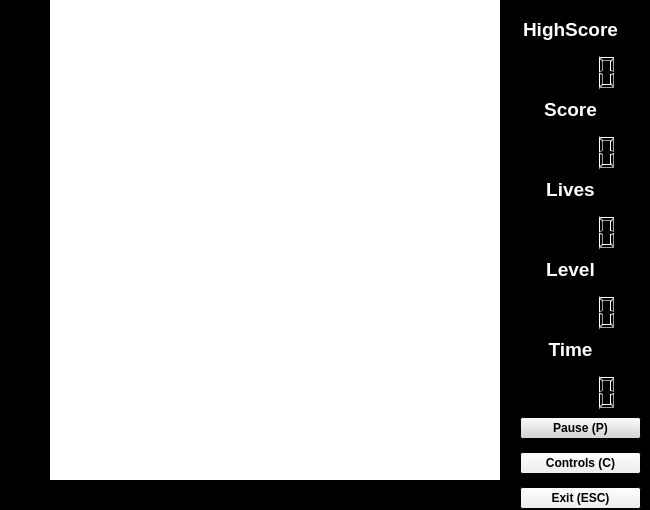
<?xml version="1.0" encoding="UTF-8"?>
<ui version="4.0">
 <class>Pacmanwindow</class>
 <widget class="QDialog" name="Pacmanwindow">
  <property name="geometry">
   <rect>
    <x>0</x>
    <y>0</y>
    <width>650</width>
    <height>510</height>
   </rect>
  </property>
  <property name="minimumSize">
   <size>
    <width>650</width>
    <height>510</height>
   </size>
  </property>
  <property name="maximumSize">
   <size>
    <width>650</width>
    <height>510</height>
   </size>
  </property>
  <property name="palette">
   <palette>
    <active>
     <colorrole role="Base">
      <brush brushstyle="SolidPattern">
       <color alpha="255">
        <red>255</red>
        <green>255</green>
        <blue>255</blue>
       </color>
      </brush>
     </colorrole>
     <colorrole role="Window">
      <brush brushstyle="SolidPattern">
       <color alpha="255">
        <red>0</red>
        <green>0</green>
        <blue>0</blue>
       </color>
      </brush>
     </colorrole>
    </active>
    <inactive>
     <colorrole role="Base">
      <brush brushstyle="SolidPattern">
       <color alpha="255">
        <red>255</red>
        <green>255</green>
        <blue>255</blue>
       </color>
      </brush>
     </colorrole>
     <colorrole role="Window">
      <brush brushstyle="SolidPattern">
       <color alpha="255">
        <red>0</red>
        <green>0</green>
        <blue>0</blue>
       </color>
      </brush>
     </colorrole>
    </inactive>
    <disabled>
     <colorrole role="Base">
      <brush brushstyle="SolidPattern">
       <color alpha="255">
        <red>0</red>
        <green>0</green>
        <blue>0</blue>
       </color>
      </brush>
     </colorrole>
     <colorrole role="Window">
      <brush brushstyle="SolidPattern">
       <color alpha="255">
        <red>0</red>
        <green>0</green>
        <blue>0</blue>
       </color>
      </brush>
     </colorrole>
    </disabled>
   </palette>
  </property>
  <property name="windowTitle">
   <string notr="true"/>
  </property>
  <property name="autoFillBackground">
   <bool>true</bool>
  </property>
  <property name="sizeGripEnabled">
   <bool>false</bool>
  </property>
  <property name="modal">
   <bool>false</bool>
  </property>
  <widget class="QWidget" name="layoutWidget">
   <property name="geometry">
    <rect>
     <x>500</x>
     <y>10</y>
     <width>141</width>
     <height>81</height>
    </rect>
   </property>
   <layout class="QVBoxLayout" name="verticalLayout_6">
    <item>
     <widget class="QLabel" name="label_6">
      <property name="palette">
       <palette>
        <active>
         <colorrole role="WindowText">
          <brush brushstyle="SolidPattern">
           <color alpha="255">
            <red>255</red>
            <green>255</green>
            <blue>255</blue>
           </color>
          </brush>
         </colorrole>
        </active>
        <inactive>
         <colorrole role="WindowText">
          <brush brushstyle="SolidPattern">
           <color alpha="255">
            <red>255</red>
            <green>255</green>
            <blue>255</blue>
           </color>
          </brush>
         </colorrole>
        </inactive>
        <disabled>
         <colorrole role="WindowText">
          <brush brushstyle="SolidPattern">
           <color alpha="255">
            <red>127</red>
            <green>127</green>
            <blue>127</blue>
           </color>
          </brush>
         </colorrole>
        </disabled>
       </palette>
      </property>
      <property name="font">
       <font>
        <pointsize>14</pointsize>
        <weight>75</weight>
        <italic>false</italic>
        <bold>true</bold>
        <underline>false</underline>
       </font>
      </property>
      <property name="text">
       <string>HighScore</string>
      </property>
      <property name="textFormat">
       <enum>Qt::AutoText</enum>
      </property>
      <property name="alignment">
       <set>Qt::AlignCenter</set>
      </property>
     </widget>
    </item>
    <item>
     <widget class="QLCDNumber" name="highScroreLcdNumber_2">
      <property name="frameShape">
       <enum>QFrame::NoFrame</enum>
      </property>
      <property name="frameShadow">
       <enum>QFrame::Plain</enum>
      </property>
      <property name="digitCount">
       <number>5</number>
      </property>
      <property name="segmentStyle">
       <enum>QLCDNumber::Outline</enum>
      </property>
     </widget>
    </item>
   </layout>
  </widget>
  <widget class="QGraphicsView" name="graphicsView">
   <property name="geometry">
    <rect>
     <x>50</x>
     <y>0</y>
     <width>450</width>
     <height>480</height>
    </rect>
   </property>
   <property name="minimumSize">
    <size>
     <width>450</width>
     <height>480</height>
    </size>
   </property>
   <property name="maximumSize">
    <size>
     <width>640</width>
     <height>480</height>
    </size>
   </property>
   <property name="frameShape">
    <enum>QFrame::NoFrame</enum>
   </property>
   <property name="frameShadow">
    <enum>QFrame::Plain</enum>
   </property>
   <property name="verticalScrollBarPolicy">
    <enum>Qt::ScrollBarAlwaysOff</enum>
   </property>
   <property name="horizontalScrollBarPolicy">
    <enum>Qt::ScrollBarAlwaysOff</enum>
   </property>
   <property name="backgroundBrush">
    <brush brushstyle="SolidPattern">
     <color alpha="255">
      <red>0</red>
      <green>0</green>
      <blue>0</blue>
     </color>
    </brush>
   </property>
  </widget>
  <widget class="QWidget" name="layoutWidget_3">
   <property name="geometry">
    <rect>
     <x>500</x>
     <y>170</y>
     <width>141</width>
     <height>81</height>
    </rect>
   </property>
   <layout class="QVBoxLayout" name="verticalLayout_7">
    <item>
     <widget class="QLabel" name="label_7">
      <property name="palette">
       <palette>
        <active>
         <colorrole role="WindowText">
          <brush brushstyle="SolidPattern">
           <color alpha="255">
            <red>255</red>
            <green>255</green>
            <blue>255</blue>
           </color>
          </brush>
         </colorrole>
        </active>
        <inactive>
         <colorrole role="WindowText">
          <brush brushstyle="SolidPattern">
           <color alpha="255">
            <red>255</red>
            <green>255</green>
            <blue>255</blue>
           </color>
          </brush>
         </colorrole>
        </inactive>
        <disabled>
         <colorrole role="WindowText">
          <brush brushstyle="SolidPattern">
           <color alpha="255">
            <red>127</red>
            <green>127</green>
            <blue>127</blue>
           </color>
          </brush>
         </colorrole>
        </disabled>
       </palette>
      </property>
      <property name="font">
       <font>
        <pointsize>14</pointsize>
        <weight>75</weight>
        <bold>true</bold>
       </font>
      </property>
      <property name="text">
       <string>Lives</string>
      </property>
      <property name="alignment">
       <set>Qt::AlignCenter</set>
      </property>
     </widget>
    </item>
    <item>
     <widget class="QLCDNumber" name="livesLcdNumber_2">
      <property name="frameShape">
       <enum>QFrame::NoFrame</enum>
      </property>
      <property name="segmentStyle">
       <enum>QLCDNumber::Outline</enum>
      </property>
     </widget>
    </item>
   </layout>
  </widget>
  <widget class="QWidget" name="layoutWidget_4">
   <property name="geometry">
    <rect>
     <x>500</x>
     <y>330</y>
     <width>141</width>
     <height>81</height>
    </rect>
   </property>
   <layout class="QVBoxLayout" name="verticalLayout_8">
    <item>
     <widget class="QLabel" name="label_8">
      <property name="palette">
       <palette>
        <active>
         <colorrole role="WindowText">
          <brush brushstyle="SolidPattern">
           <color alpha="255">
            <red>255</red>
            <green>255</green>
            <blue>255</blue>
           </color>
          </brush>
         </colorrole>
        </active>
        <inactive>
         <colorrole role="WindowText">
          <brush brushstyle="SolidPattern">
           <color alpha="255">
            <red>255</red>
            <green>255</green>
            <blue>255</blue>
           </color>
          </brush>
         </colorrole>
        </inactive>
        <disabled>
         <colorrole role="WindowText">
          <brush brushstyle="SolidPattern">
           <color alpha="255">
            <red>127</red>
            <green>127</green>
            <blue>127</blue>
           </color>
          </brush>
         </colorrole>
        </disabled>
       </palette>
      </property>
      <property name="font">
       <font>
        <pointsize>14</pointsize>
        <weight>75</weight>
        <bold>true</bold>
       </font>
      </property>
      <property name="text">
       <string>Time</string>
      </property>
      <property name="alignment">
       <set>Qt::AlignCenter</set>
      </property>
     </widget>
    </item>
    <item>
     <widget class="QLCDNumber" name="timeLcdNumber_2">
      <property name="frameShape">
       <enum>QFrame::NoFrame</enum>
      </property>
      <property name="digitCount">
       <number>5</number>
      </property>
      <property name="segmentStyle">
       <enum>QLCDNumber::Outline</enum>
      </property>
     </widget>
    </item>
   </layout>
  </widget>
  <widget class="QWidget" name="layoutWidget_2">
   <property name="geometry">
    <rect>
     <x>500</x>
     <y>90</y>
     <width>141</width>
     <height>81</height>
    </rect>
   </property>
   <layout class="QVBoxLayout" name="verticalLayout_9">
    <item>
     <widget class="QLabel" name="scoreLabel">
      <property name="palette">
       <palette>
        <active>
         <colorrole role="WindowText">
          <brush brushstyle="SolidPattern">
           <color alpha="255">
            <red>255</red>
            <green>255</green>
            <blue>255</blue>
           </color>
          </brush>
         </colorrole>
        </active>
        <inactive>
         <colorrole role="WindowText">
          <brush brushstyle="SolidPattern">
           <color alpha="255">
            <red>255</red>
            <green>255</green>
            <blue>255</blue>
           </color>
          </brush>
         </colorrole>
        </inactive>
        <disabled>
         <colorrole role="WindowText">
          <brush brushstyle="SolidPattern">
           <color alpha="255">
            <red>127</red>
            <green>127</green>
            <blue>127</blue>
           </color>
          </brush>
         </colorrole>
        </disabled>
       </palette>
      </property>
      <property name="font">
       <font>
        <pointsize>14</pointsize>
        <weight>75</weight>
        <bold>true</bold>
       </font>
      </property>
      <property name="lineWidth">
       <number>0</number>
      </property>
      <property name="text">
       <string>Score</string>
      </property>
      <property name="alignment">
       <set>Qt::AlignCenter</set>
      </property>
     </widget>
    </item>
    <item>
     <widget class="QLCDNumber" name="scoreLcdNumber_2">
      <property name="frameShape">
       <enum>QFrame::NoFrame</enum>
      </property>
      <property name="smallDecimalPoint">
       <bool>false</bool>
      </property>
      <property name="digitCount">
       <number>5</number>
      </property>
      <property name="segmentStyle">
       <enum>QLCDNumber::Outline</enum>
      </property>
     </widget>
    </item>
   </layout>
  </widget>
  <widget class="QLabel" name="label">
   <property name="geometry">
    <rect>
     <x>10</x>
     <y>10</y>
     <width>41</width>
     <height>71</height>
    </rect>
   </property>
   <property name="text">
    <string/>
   </property>
   <property name="pixmap">
    <pixmap resource="Images.qrc">:/images/pacright2.png</pixmap>
   </property>
  </widget>
  <widget class="QLabel" name="label_2">
   <property name="geometry">
    <rect>
     <x>0</x>
     <y>110</y>
     <width>51</width>
     <height>61</height>
    </rect>
   </property>
   <property name="text">
    <string/>
   </property>
   <property name="pixmap">
    <pixmap resource="Images.qrc">:/images/ghostrightblue2.png</pixmap>
   </property>
  </widget>
  <widget class="QLabel" name="label_3">
   <property name="geometry">
    <rect>
     <x>0</x>
     <y>220</y>
     <width>59</width>
     <height>61</height>
    </rect>
   </property>
   <property name="text">
    <string/>
   </property>
   <property name="pixmap">
    <pixmap resource="Images.qrc">:/images/ghostdownred1.png</pixmap>
   </property>
  </widget>
  <widget class="QLabel" name="label_4">
   <property name="geometry">
    <rect>
     <x>0</x>
     <y>330</y>
     <width>59</width>
     <height>61</height>
    </rect>
   </property>
   <property name="text">
    <string/>
   </property>
   <property name="pixmap">
    <pixmap resource="Images.qrc">:/images/ghostuporange1.png</pixmap>
   </property>
  </widget>
  <widget class="QLabel" name="label_5">
   <property name="geometry">
    <rect>
     <x>0</x>
     <y>430</y>
     <width>59</width>
     <height>61</height>
    </rect>
   </property>
   <property name="text">
    <string/>
   </property>
   <property name="pixmap">
    <pixmap resource="Images.qrc">:/images/ghostleft2.png</pixmap>
   </property>
  </widget>
  <widget class="QWidget" name="layoutWidget">
   <property name="geometry">
    <rect>
     <x>500</x>
     <y>250</y>
     <width>141</width>
     <height>81</height>
    </rect>
   </property>
   <layout class="QVBoxLayout" name="verticalLayout">
    <item>
     <widget class="QLabel" name="label_10">
      <property name="palette">
       <palette>
        <active>
         <colorrole role="WindowText">
          <brush brushstyle="SolidPattern">
           <color alpha="255">
            <red>255</red>
            <green>255</green>
            <blue>255</blue>
           </color>
          </brush>
         </colorrole>
        </active>
        <inactive>
         <colorrole role="WindowText">
          <brush brushstyle="SolidPattern">
           <color alpha="255">
            <red>255</red>
            <green>255</green>
            <blue>255</blue>
           </color>
          </brush>
         </colorrole>
        </inactive>
        <disabled>
         <colorrole role="WindowText">
          <brush brushstyle="SolidPattern">
           <color alpha="255">
            <red>127</red>
            <green>127</green>
            <blue>127</blue>
           </color>
          </brush>
         </colorrole>
        </disabled>
       </palette>
      </property>
      <property name="font">
       <font>
        <pointsize>14</pointsize>
        <weight>75</weight>
        <bold>true</bold>
       </font>
      </property>
      <property name="text">
       <string>Level</string>
      </property>
      <property name="alignment">
       <set>Qt::AlignCenter</set>
      </property>
     </widget>
    </item>
    <item>
     <widget class="QLCDNumber" name="levelLcdNumber_2">
      <property name="frameShape">
       <enum>QFrame::NoFrame</enum>
      </property>
      <property name="segmentStyle">
       <enum>QLCDNumber::Outline</enum>
      </property>
     </widget>
    </item>
   </layout>
  </widget>
  <widget class="QWidget" name="layoutWidget">
   <property name="geometry">
    <rect>
     <x>520</x>
     <y>410</y>
     <width>121</width>
     <height>109</height>
    </rect>
   </property>
   <layout class="QVBoxLayout" name="verticalLayout_2">
    <item>
     <widget class="QPushButton" name="pauseButton">
      <property name="palette">
       <palette>
        <active>
         <colorrole role="Button">
          <brush brushstyle="SolidPattern">
           <color alpha="255">
            <red>213</red>
            <green>213</green>
            <blue>213</blue>
           </color>
          </brush>
         </colorrole>
        </active>
        <inactive>
         <colorrole role="Button">
          <brush brushstyle="SolidPattern">
           <color alpha="255">
            <red>213</red>
            <green>213</green>
            <blue>213</blue>
           </color>
          </brush>
         </colorrole>
        </inactive>
        <disabled>
         <colorrole role="Button">
          <brush brushstyle="SolidPattern">
           <color alpha="255">
            <red>213</red>
            <green>213</green>
            <blue>213</blue>
           </color>
          </brush>
         </colorrole>
        </disabled>
       </palette>
      </property>
      <property name="font">
       <font>
        <weight>75</weight>
        <bold>true</bold>
       </font>
      </property>
      <property name="text">
       <string>Pause (P)</string>
      </property>
      <property name="autoDefault">
       <bool>false</bool>
      </property>
      <property name="default">
       <bool>false</bool>
      </property>
      <property name="flat">
       <bool>false</bool>
      </property>
     </widget>
    </item>
    <item>
     <widget class="QPushButton" name="controlsButton">
      <property name="enabled">
       <bool>true</bool>
      </property>
      <property name="font">
       <font>
        <weight>75</weight>
        <bold>true</bold>
       </font>
      </property>
      <property name="text">
       <string>Controls (C)</string>
      </property>
      <property name="autoDefault">
       <bool>false</bool>
      </property>
      <property name="default">
       <bool>false</bool>
      </property>
     </widget>
    </item>
    <item>
     <widget class="QPushButton" name="exitButton">
      <property name="sizeIncrement">
       <size>
        <width>100</width>
        <height>0</height>
       </size>
      </property>
      <property name="font">
       <font>
        <weight>75</weight>
        <bold>true</bold>
       </font>
      </property>
      <property name="text">
       <string>Exit (ESC)</string>
      </property>
      <property name="shortcut">
       <string extracomment="Exit"/>
      </property>
      <property name="autoDefault">
       <bool>false</bool>
      </property>
      <property name="default">
       <bool>false</bool>
      </property>
      <property name="flat">
       <bool>false</bool>
      </property>
     </widget>
    </item>
   </layout>
  </widget>
 </widget>
 <resources>
  <include location="Images.qrc"/>
 </resources>
 <connections/>
</ui>
